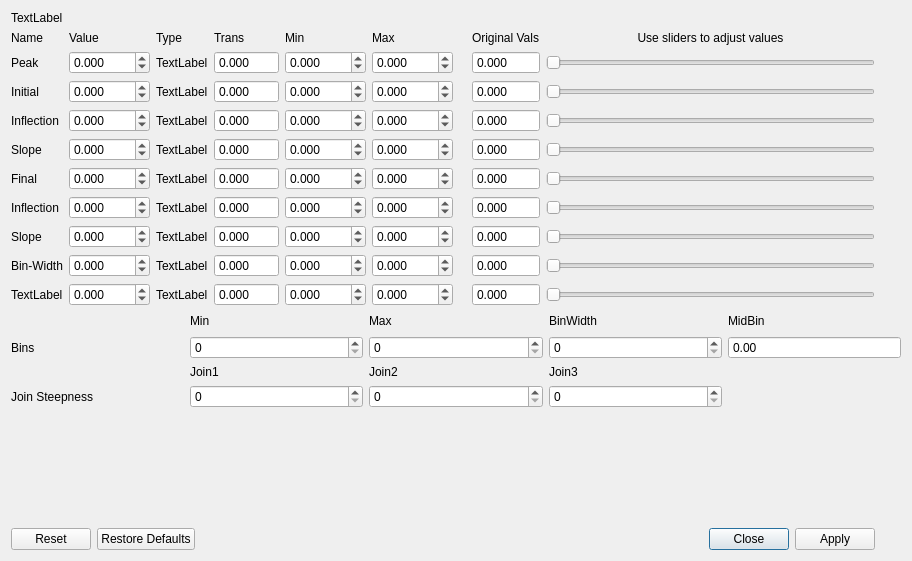
<?xml version="1.0" encoding="UTF-8"?>
<ui version="4.0">
 <class>equationDialog</class>
 <widget class="QDialog" name="equationDialog">
  <property name="geometry">
   <rect>
    <x>0</x>
    <y>0</y>
    <width>912</width>
    <height>561</height>
   </rect>
  </property>
  <property name="windowTitle">
   <string>Dialog</string>
  </property>
  <layout class="QGridLayout" name="gridLayout_2">
   <item row="3" column="0">
    <widget class="QDialogButtonBox" name="buttonBox">
     <property name="orientation">
      <enum>Qt::Horizontal</enum>
     </property>
     <property name="standardButtons">
      <set>QDialogButtonBox::Apply|QDialogButtonBox::Close|QDialogButtonBox::Reset|QDialogButtonBox::RestoreDefaults</set>
     </property>
     <property name="centerButtons">
      <bool>false</bool>
     </property>
    </widget>
   </item>
   <item row="1" column="1">
    <spacer name="horizontalSpacer_2">
     <property name="orientation">
      <enum>Qt::Horizontal</enum>
     </property>
     <property name="sizeType">
      <enum>QSizePolicy::Minimum</enum>
     </property>
     <property name="sizeHint" stdset="0">
      <size>
       <width>20</width>
       <height>18</height>
      </size>
     </property>
    </spacer>
   </item>
   <item row="1" column="0">
    <layout class="QGridLayout" name="gridLayout_sliders">
     <item row="7" column="4">
      <widget class="QDoubleSpinBox" name="doubleSpinBox_7_min">
       <property name="decimals">
        <number>3</number>
       </property>
       <property name="minimum">
        <double>-2000.000000000000000</double>
       </property>
       <property name="maximum">
        <double>2000.000000000000000</double>
       </property>
      </widget>
     </item>
     <item row="5" column="5">
      <widget class="QDoubleSpinBox" name="doubleSpinBox_5_max">
       <property name="decimals">
        <number>3</number>
       </property>
       <property name="minimum">
        <double>-2000.000000000000000</double>
       </property>
       <property name="maximum">
        <double>2000.000000000000000</double>
       </property>
      </widget>
     </item>
     <item row="2" column="4">
      <widget class="QDoubleSpinBox" name="doubleSpinBox_2_min">
       <property name="decimals">
        <number>3</number>
       </property>
       <property name="minimum">
        <double>-2000.000000000000000</double>
       </property>
       <property name="maximum">
        <double>2000.000000000000000</double>
       </property>
      </widget>
     </item>
     <item row="8" column="3">
      <widget class="QDoubleSpinBox" name="doubleSpinBox_8_trans">
       <property name="readOnly">
        <bool>true</bool>
       </property>
       <property name="buttonSymbols">
        <enum>QAbstractSpinBox::NoButtons</enum>
       </property>
       <property name="decimals">
        <number>3</number>
       </property>
       <property name="minimum">
        <double>-2000.000000000000000</double>
       </property>
       <property name="maximum">
        <double>2000.000000000000000</double>
       </property>
      </widget>
     </item>
     <item row="6" column="3">
      <widget class="QDoubleSpinBox" name="doubleSpinBox_6_trans">
       <property name="readOnly">
        <bool>true</bool>
       </property>
       <property name="buttonSymbols">
        <enum>QAbstractSpinBox::NoButtons</enum>
       </property>
       <property name="decimals">
        <number>3</number>
       </property>
       <property name="minimum">
        <double>-2000.000000000000000</double>
       </property>
       <property name="maximum">
        <double>2000.000000000000000</double>
       </property>
      </widget>
     </item>
     <item row="5" column="3">
      <widget class="QDoubleSpinBox" name="doubleSpinBox_5_trans">
       <property name="readOnly">
        <bool>true</bool>
       </property>
       <property name="buttonSymbols">
        <enum>QAbstractSpinBox::NoButtons</enum>
       </property>
       <property name="decimals">
        <number>3</number>
       </property>
       <property name="minimum">
        <double>-2000.000000000000000</double>
       </property>
       <property name="maximum">
        <double>2000.000000000000000</double>
       </property>
      </widget>
     </item>
     <item row="8" column="1">
      <widget class="QDoubleSpinBox" name="doubleSpinBox_8_value">
       <property name="decimals">
        <number>3</number>
       </property>
       <property name="minimum">
        <double>-2000.000000000000000</double>
       </property>
       <property name="maximum">
        <double>2000.000000000000000</double>
       </property>
      </widget>
     </item>
     <item row="4" column="3">
      <widget class="QDoubleSpinBox" name="doubleSpinBox_4_trans">
       <property name="readOnly">
        <bool>true</bool>
       </property>
       <property name="buttonSymbols">
        <enum>QAbstractSpinBox::NoButtons</enum>
       </property>
       <property name="decimals">
        <number>3</number>
       </property>
       <property name="minimum">
        <double>-2000.000000000000000</double>
       </property>
       <property name="maximum">
        <double>2000.000000000000000</double>
       </property>
      </widget>
     </item>
     <item row="7" column="1">
      <widget class="QDoubleSpinBox" name="doubleSpinBox_7_value">
       <property name="decimals">
        <number>3</number>
       </property>
       <property name="minimum">
        <double>-2000.000000000000000</double>
       </property>
       <property name="maximum">
        <double>2000.000000000000000</double>
       </property>
      </widget>
     </item>
     <item row="3" column="3">
      <widget class="QDoubleSpinBox" name="doubleSpinBox_3_trans">
       <property name="readOnly">
        <bool>true</bool>
       </property>
       <property name="buttonSymbols">
        <enum>QAbstractSpinBox::NoButtons</enum>
       </property>
       <property name="decimals">
        <number>3</number>
       </property>
       <property name="minimum">
        <double>-2000.000000000000000</double>
       </property>
       <property name="maximum">
        <double>2000.000000000000000</double>
       </property>
      </widget>
     </item>
     <item row="2" column="3">
      <widget class="QDoubleSpinBox" name="doubleSpinBox_2_trans">
       <property name="readOnly">
        <bool>true</bool>
       </property>
       <property name="buttonSymbols">
        <enum>QAbstractSpinBox::NoButtons</enum>
       </property>
       <property name="decimals">
        <number>3</number>
       </property>
       <property name="minimum">
        <double>-2000.000000000000000</double>
       </property>
       <property name="maximum">
        <double>2000.000000000000000</double>
       </property>
      </widget>
     </item>
     <item row="4" column="5">
      <widget class="QDoubleSpinBox" name="doubleSpinBox_4_max">
       <property name="decimals">
        <number>3</number>
       </property>
       <property name="minimum">
        <double>-2000.000000000000000</double>
       </property>
       <property name="maximum">
        <double>2000.000000000000000</double>
       </property>
      </widget>
     </item>
     <item row="3" column="5">
      <widget class="QDoubleSpinBox" name="doubleSpinBox_3_max">
       <property name="decimals">
        <number>3</number>
       </property>
       <property name="minimum">
        <double>-2000.000000000000000</double>
       </property>
       <property name="maximum">
        <double>2000.000000000000000</double>
       </property>
      </widget>
     </item>
     <item row="6" column="5">
      <widget class="QDoubleSpinBox" name="doubleSpinBox_6_max">
       <property name="decimals">
        <number>3</number>
       </property>
       <property name="minimum">
        <double>-2000.000000000000000</double>
       </property>
       <property name="maximum">
        <double>2000.000000000000000</double>
       </property>
      </widget>
     </item>
     <item row="2" column="5">
      <widget class="QDoubleSpinBox" name="doubleSpinBox_2_max">
       <property name="decimals">
        <number>3</number>
       </property>
       <property name="minimum">
        <double>-2000.000000000000000</double>
       </property>
       <property name="maximum">
        <double>2000.000000000000000</double>
       </property>
      </widget>
     </item>
     <item row="5" column="1">
      <widget class="QDoubleSpinBox" name="doubleSpinBox_5_value">
       <property name="decimals">
        <number>3</number>
       </property>
       <property name="minimum">
        <double>-2000.000000000000000</double>
       </property>
       <property name="maximum">
        <double>2000.000000000000000</double>
       </property>
      </widget>
     </item>
     <item row="8" column="4">
      <widget class="QDoubleSpinBox" name="doubleSpinBox_8_min">
       <property name="decimals">
        <number>3</number>
       </property>
       <property name="minimum">
        <double>-2000.000000000000000</double>
       </property>
       <property name="maximum">
        <double>2000.000000000000000</double>
       </property>
      </widget>
     </item>
     <item row="7" column="7">
      <widget class="QDoubleSpinBox" name="doubleSpinBox_7_input">
       <property name="readOnly">
        <bool>true</bool>
       </property>
       <property name="buttonSymbols">
        <enum>QAbstractSpinBox::NoButtons</enum>
       </property>
       <property name="decimals">
        <number>3</number>
       </property>
       <property name="minimum">
        <double>-2000.000000000000000</double>
       </property>
       <property name="maximum">
        <double>2000.000000000000000</double>
       </property>
      </widget>
     </item>
     <item row="6" column="7">
      <widget class="QDoubleSpinBox" name="doubleSpinBox_6_input">
       <property name="readOnly">
        <bool>true</bool>
       </property>
       <property name="buttonSymbols">
        <enum>QAbstractSpinBox::NoButtons</enum>
       </property>
       <property name="decimals">
        <number>3</number>
       </property>
       <property name="minimum">
        <double>-2000.000000000000000</double>
       </property>
       <property name="maximum">
        <double>2000.000000000000000</double>
       </property>
      </widget>
     </item>
     <item row="7" column="3">
      <widget class="QDoubleSpinBox" name="doubleSpinBox_7_trans">
       <property name="readOnly">
        <bool>true</bool>
       </property>
       <property name="buttonSymbols">
        <enum>QAbstractSpinBox::NoButtons</enum>
       </property>
       <property name="decimals">
        <number>3</number>
       </property>
       <property name="minimum">
        <double>-2000.000000000000000</double>
       </property>
       <property name="maximum">
        <double>2000.000000000000000</double>
       </property>
      </widget>
     </item>
     <item row="6" column="4">
      <widget class="QDoubleSpinBox" name="doubleSpinBox_6_min">
       <property name="decimals">
        <number>3</number>
       </property>
       <property name="minimum">
        <double>-2000.000000000000000</double>
       </property>
       <property name="maximum">
        <double>2000.000000000000000</double>
       </property>
      </widget>
     </item>
     <item row="5" column="7">
      <widget class="QDoubleSpinBox" name="doubleSpinBox_5_input">
       <property name="readOnly">
        <bool>true</bool>
       </property>
       <property name="buttonSymbols">
        <enum>QAbstractSpinBox::NoButtons</enum>
       </property>
       <property name="decimals">
        <number>3</number>
       </property>
       <property name="minimum">
        <double>-2000.000000000000000</double>
       </property>
       <property name="maximum">
        <double>2000.000000000000000</double>
       </property>
      </widget>
     </item>
     <item row="7" column="5">
      <widget class="QDoubleSpinBox" name="doubleSpinBox_7_max">
       <property name="decimals">
        <number>3</number>
       </property>
       <property name="minimum">
        <double>-2000.000000000000000</double>
       </property>
       <property name="maximum">
        <double>2000.000000000000000</double>
       </property>
      </widget>
     </item>
     <item row="4" column="7">
      <widget class="QDoubleSpinBox" name="doubleSpinBox_4_input">
       <property name="readOnly">
        <bool>true</bool>
       </property>
       <property name="buttonSymbols">
        <enum>QAbstractSpinBox::NoButtons</enum>
       </property>
       <property name="decimals">
        <number>3</number>
       </property>
       <property name="minimum">
        <double>-2000.000000000000000</double>
       </property>
       <property name="maximum">
        <double>2000.000000000000000</double>
       </property>
      </widget>
     </item>
     <item row="5" column="4">
      <widget class="QDoubleSpinBox" name="doubleSpinBox_5_min">
       <property name="decimals">
        <number>3</number>
       </property>
       <property name="minimum">
        <double>-2000.000000000000000</double>
       </property>
       <property name="maximum">
        <double>2000.000000000000000</double>
       </property>
      </widget>
     </item>
     <item row="8" column="5">
      <widget class="QDoubleSpinBox" name="doubleSpinBox_8_max">
       <property name="decimals">
        <number>3</number>
       </property>
       <property name="minimum">
        <double>-2000.000000000000000</double>
       </property>
       <property name="maximum">
        <double>2000.000000000000000</double>
       </property>
      </widget>
     </item>
     <item row="4" column="4">
      <widget class="QDoubleSpinBox" name="doubleSpinBox_4_min">
       <property name="decimals">
        <number>3</number>
       </property>
       <property name="minimum">
        <double>-2000.000000000000000</double>
       </property>
       <property name="maximum">
        <double>2000.000000000000000</double>
       </property>
      </widget>
     </item>
     <item row="3" column="4">
      <widget class="QDoubleSpinBox" name="doubleSpinBox_3_min">
       <property name="decimals">
        <number>3</number>
       </property>
       <property name="minimum">
        <double>-2000.000000000000000</double>
       </property>
       <property name="maximum">
        <double>2000.000000000000000</double>
       </property>
      </widget>
     </item>
     <item row="8" column="7">
      <widget class="QDoubleSpinBox" name="doubleSpinBox_8_input">
       <property name="readOnly">
        <bool>true</bool>
       </property>
       <property name="buttonSymbols">
        <enum>QAbstractSpinBox::NoButtons</enum>
       </property>
       <property name="decimals">
        <number>3</number>
       </property>
       <property name="minimum">
        <double>-2000.000000000000000</double>
       </property>
       <property name="maximum">
        <double>2000.000000000000000</double>
       </property>
      </widget>
     </item>
     <item row="1" column="7">
      <widget class="QDoubleSpinBox" name="doubleSpinBox_1_input">
       <property name="readOnly">
        <bool>true</bool>
       </property>
       <property name="buttonSymbols">
        <enum>QAbstractSpinBox::NoButtons</enum>
       </property>
       <property name="decimals">
        <number>3</number>
       </property>
       <property name="minimum">
        <double>-2000.000000000000000</double>
       </property>
       <property name="maximum">
        <double>2000.000000000000000</double>
       </property>
      </widget>
     </item>
     <item row="2" column="0">
      <widget class="QLabel" name="label_2_name">
       <property name="text">
        <string>Initial</string>
       </property>
      </widget>
     </item>
     <item row="0" column="5">
      <widget class="QLabel" name="label_max">
       <property name="text">
        <string>Max</string>
       </property>
      </widget>
     </item>
     <item row="2" column="2">
      <widget class="QLabel" name="label_2_type">
       <property name="text">
        <string>TextLabel</string>
       </property>
      </widget>
     </item>
     <item row="8" column="8">
      <widget class="QSlider" name="horizontalSlider_8">
       <property name="maximum">
        <number>100</number>
       </property>
       <property name="orientation">
        <enum>Qt::Horizontal</enum>
       </property>
      </widget>
     </item>
     <item row="5" column="0">
      <widget class="QLabel" name="label_5_name">
       <property name="text">
        <string>Final</string>
       </property>
      </widget>
     </item>
     <item row="2" column="1">
      <widget class="QDoubleSpinBox" name="doubleSpinBox_2_value">
       <property name="decimals">
        <number>3</number>
       </property>
       <property name="minimum">
        <double>-2000.000000000000000</double>
       </property>
       <property name="maximum">
        <double>2000.000000000000000</double>
       </property>
      </widget>
     </item>
     <item row="4" column="8">
      <widget class="QSlider" name="horizontalSlider_4">
       <property name="maximum">
        <number>100</number>
       </property>
       <property name="orientation">
        <enum>Qt::Horizontal</enum>
       </property>
      </widget>
     </item>
     <item row="4" column="1">
      <widget class="QDoubleSpinBox" name="doubleSpinBox_4_value">
       <property name="decimals">
        <number>3</number>
       </property>
       <property name="minimum">
        <double>-2000.000000000000000</double>
       </property>
       <property name="maximum">
        <double>2000.000000000000000</double>
       </property>
      </widget>
     </item>
     <item row="7" column="0">
      <widget class="QLabel" name="label_7_name">
       <property name="text">
        <string>Slope</string>
       </property>
      </widget>
     </item>
     <item row="0" column="7">
      <widget class="QLabel" name="label_input">
       <property name="text">
        <string>Original Vals</string>
       </property>
      </widget>
     </item>
     <item row="6" column="0">
      <widget class="QLabel" name="label_6_name">
       <property name="text">
        <string>Inflection</string>
       </property>
      </widget>
     </item>
     <item row="0" column="0">
      <widget class="QLabel" name="label_name">
       <property name="text">
        <string>Name</string>
       </property>
      </widget>
     </item>
     <item row="0" column="8">
      <widget class="QLabel" name="label_sliders">
       <property name="text">
        <string>Use sliders to adjust values</string>
       </property>
       <property name="alignment">
        <set>Qt::AlignCenter</set>
       </property>
      </widget>
     </item>
     <item row="0" column="4">
      <widget class="QLabel" name="label_min">
       <property name="text">
        <string>Min</string>
       </property>
      </widget>
     </item>
     <item row="1" column="4">
      <widget class="QDoubleSpinBox" name="doubleSpinBox_1_min">
       <property name="readOnly">
        <bool>false</bool>
       </property>
       <property name="buttonSymbols">
        <enum>QAbstractSpinBox::UpDownArrows</enum>
       </property>
       <property name="decimals">
        <number>3</number>
       </property>
       <property name="minimum">
        <double>-2000.000000000000000</double>
       </property>
       <property name="maximum">
        <double>2000.000000000000000</double>
       </property>
      </widget>
     </item>
     <item row="3" column="1">
      <widget class="QDoubleSpinBox" name="doubleSpinBox_3_value">
       <property name="decimals">
        <number>3</number>
       </property>
       <property name="minimum">
        <double>-2000.000000000000000</double>
       </property>
       <property name="maximum">
        <double>2000.000000000000000</double>
       </property>
      </widget>
     </item>
     <item row="0" column="2">
      <widget class="QLabel" name="label_type">
       <property name="text">
        <string>Type</string>
       </property>
      </widget>
     </item>
     <item row="0" column="3">
      <widget class="QLabel" name="label_trans">
       <property name="text">
        <string>Trans</string>
       </property>
      </widget>
     </item>
     <item row="7" column="8">
      <widget class="QSlider" name="horizontalSlider_7">
       <property name="maximum">
        <number>100</number>
       </property>
       <property name="orientation">
        <enum>Qt::Horizontal</enum>
       </property>
      </widget>
     </item>
     <item row="2" column="8">
      <widget class="QSlider" name="horizontalSlider_2">
       <property name="maximum">
        <number>100</number>
       </property>
       <property name="orientation">
        <enum>Qt::Horizontal</enum>
       </property>
      </widget>
     </item>
     <item row="1" column="0">
      <widget class="QLabel" name="label_1_name">
       <property name="text">
        <string>Peak</string>
       </property>
      </widget>
     </item>
     <item row="8" column="0">
      <widget class="QLabel" name="label_8_name">
       <property name="text">
        <string>Bin-Width</string>
       </property>
      </widget>
     </item>
     <item row="4" column="0">
      <widget class="QLabel" name="label_4_name">
       <property name="text">
        <string>Slope</string>
       </property>
      </widget>
     </item>
     <item row="3" column="0">
      <widget class="QLabel" name="label_3_name">
       <property name="text">
        <string>Inflection</string>
       </property>
      </widget>
     </item>
     <item row="6" column="1">
      <widget class="QDoubleSpinBox" name="doubleSpinBox_6_value">
       <property name="decimals">
        <number>3</number>
       </property>
       <property name="minimum">
        <double>-2000.000000000000000</double>
       </property>
       <property name="maximum">
        <double>2000.000000000000000</double>
       </property>
      </widget>
     </item>
     <item row="0" column="1">
      <widget class="QLabel" name="label_value">
       <property name="text">
        <string>Value</string>
       </property>
      </widget>
     </item>
     <item row="1" column="2">
      <widget class="QLabel" name="label_1_type">
       <property name="text">
        <string>TextLabel</string>
       </property>
      </widget>
     </item>
     <item row="1" column="3">
      <widget class="QDoubleSpinBox" name="doubleSpinBox_1_trans">
       <property name="readOnly">
        <bool>true</bool>
       </property>
       <property name="buttonSymbols">
        <enum>QAbstractSpinBox::NoButtons</enum>
       </property>
       <property name="decimals">
        <number>3</number>
       </property>
       <property name="minimum">
        <double>-2000.000000000000000</double>
       </property>
       <property name="maximum">
        <double>2000.000000000000000</double>
       </property>
      </widget>
     </item>
     <item row="3" column="8">
      <widget class="QSlider" name="horizontalSlider_3">
       <property name="maximum">
        <number>100</number>
       </property>
       <property name="orientation">
        <enum>Qt::Horizontal</enum>
       </property>
      </widget>
     </item>
     <item row="1" column="1">
      <widget class="QDoubleSpinBox" name="doubleSpinBox_1_value">
       <property name="decimals">
        <number>3</number>
       </property>
       <property name="minimum">
        <double>-2000.000000000000000</double>
       </property>
       <property name="maximum">
        <double>2000.000000000000000</double>
       </property>
      </widget>
     </item>
     <item row="1" column="5">
      <widget class="QDoubleSpinBox" name="doubleSpinBox_1_max">
       <property name="readOnly">
        <bool>false</bool>
       </property>
       <property name="buttonSymbols">
        <enum>QAbstractSpinBox::UpDownArrows</enum>
       </property>
       <property name="decimals">
        <number>3</number>
       </property>
       <property name="minimum">
        <double>-2000.000000000000000</double>
       </property>
       <property name="maximum">
        <double>2000.000000000000000</double>
       </property>
      </widget>
     </item>
     <item row="8" column="2">
      <widget class="QLabel" name="label_8_type">
       <property name="text">
        <string>TextLabel</string>
       </property>
      </widget>
     </item>
     <item row="4" column="2">
      <widget class="QLabel" name="label_4_type">
       <property name="text">
        <string>TextLabel</string>
       </property>
      </widget>
     </item>
     <item row="3" column="2">
      <widget class="QLabel" name="label_3_type">
       <property name="text">
        <string>TextLabel</string>
       </property>
      </widget>
     </item>
     <item row="2" column="7">
      <widget class="QDoubleSpinBox" name="doubleSpinBox_2_input">
       <property name="buttonSymbols">
        <enum>QAbstractSpinBox::NoButtons</enum>
       </property>
       <property name="decimals">
        <number>3</number>
       </property>
       <property name="minimum">
        <double>-2000.000000000000000</double>
       </property>
       <property name="maximum">
        <double>2000.000000000000000</double>
       </property>
      </widget>
     </item>
     <item row="5" column="2">
      <widget class="QLabel" name="label_5_type">
       <property name="text">
        <string>TextLabel</string>
       </property>
      </widget>
     </item>
     <item row="7" column="2">
      <widget class="QLabel" name="label_7_type">
       <property name="text">
        <string>TextLabel</string>
       </property>
      </widget>
     </item>
     <item row="1" column="8">
      <widget class="QSlider" name="horizontalSlider_1">
       <property name="maximum">
        <number>100</number>
       </property>
       <property name="orientation">
        <enum>Qt::Horizontal</enum>
       </property>
      </widget>
     </item>
     <item row="6" column="8">
      <widget class="QSlider" name="horizontalSlider_6">
       <property name="maximum">
        <number>100</number>
       </property>
       <property name="orientation">
        <enum>Qt::Horizontal</enum>
       </property>
      </widget>
     </item>
     <item row="0" column="6">
      <widget class="QLabel" name="label">
       <property name="text">
        <string/>
       </property>
      </widget>
     </item>
     <item row="6" column="2">
      <widget class="QLabel" name="label_6_type">
       <property name="text">
        <string>TextLabel</string>
       </property>
      </widget>
     </item>
     <item row="5" column="8">
      <widget class="QSlider" name="horizontalSlider_5">
       <property name="maximum">
        <number>100</number>
       </property>
       <property name="orientation">
        <enum>Qt::Horizontal</enum>
       </property>
      </widget>
     </item>
     <item row="3" column="7">
      <widget class="QDoubleSpinBox" name="doubleSpinBox_3_input">
       <property name="readOnly">
        <bool>true</bool>
       </property>
       <property name="buttonSymbols">
        <enum>QAbstractSpinBox::NoButtons</enum>
       </property>
       <property name="decimals">
        <number>3</number>
       </property>
       <property name="minimum">
        <double>-2000.000000000000000</double>
       </property>
       <property name="maximum">
        <double>2000.000000000000000</double>
       </property>
      </widget>
     </item>
     <item row="9" column="8">
      <widget class="QSlider" name="horizontalSlider_9">
       <property name="minimum">
        <number>0</number>
       </property>
       <property name="maximum">
        <number>100</number>
       </property>
       <property name="orientation">
        <enum>Qt::Horizontal</enum>
       </property>
      </widget>
     </item>
     <item row="9" column="7">
      <widget class="QDoubleSpinBox" name="doubleSpinBox_9_input">
       <property name="readOnly">
        <bool>true</bool>
       </property>
       <property name="buttonSymbols">
        <enum>QAbstractSpinBox::NoButtons</enum>
       </property>
       <property name="decimals">
        <number>3</number>
       </property>
       <property name="minimum">
        <double>-2000.000000000000000</double>
       </property>
       <property name="maximum">
        <double>2000.000000000000000</double>
       </property>
      </widget>
     </item>
     <item row="9" column="5">
      <widget class="QDoubleSpinBox" name="doubleSpinBox_9_max">
       <property name="decimals">
        <number>3</number>
       </property>
       <property name="minimum">
        <double>-2000.000000000000000</double>
       </property>
       <property name="maximum">
        <double>2000.000000000000000</double>
       </property>
      </widget>
     </item>
     <item row="9" column="4">
      <widget class="QDoubleSpinBox" name="doubleSpinBox_9_min">
       <property name="decimals">
        <number>3</number>
       </property>
       <property name="minimum">
        <double>-2000.000000000000000</double>
       </property>
       <property name="maximum">
        <double>2000.000000000000000</double>
       </property>
      </widget>
     </item>
     <item row="9" column="3">
      <widget class="QDoubleSpinBox" name="doubleSpinBox_9_trans">
       <property name="readOnly">
        <bool>true</bool>
       </property>
       <property name="buttonSymbols">
        <enum>QAbstractSpinBox::NoButtons</enum>
       </property>
       <property name="decimals">
        <number>3</number>
       </property>
       <property name="minimum">
        <double>-2000.000000000000000</double>
       </property>
       <property name="maximum">
        <double>2005.000000000000000</double>
       </property>
      </widget>
     </item>
     <item row="9" column="1">
      <widget class="QDoubleSpinBox" name="doubleSpinBox_9_value">
       <property name="decimals">
        <number>3</number>
       </property>
       <property name="minimum">
        <double>-2000.000000000000000</double>
       </property>
       <property name="maximum">
        <double>2000.000000000000000</double>
       </property>
      </widget>
     </item>
     <item row="9" column="0">
      <widget class="QLabel" name="label_9_name">
       <property name="text">
        <string>TextLabel</string>
       </property>
      </widget>
     </item>
     <item row="9" column="2">
      <widget class="QLabel" name="label_9_type">
       <property name="text">
        <string>TextLabel</string>
       </property>
      </widget>
     </item>
    </layout>
   </item>
   <item row="2" column="0" colspan="2">
    <layout class="QGridLayout" name="gridLayout">
     <item row="0" column="0">
      <layout class="QGridLayout" name="gridLayout_values">
       <item row="1" column="2">
        <widget class="QSpinBox" name="spinBox_bins_max"/>
       </item>
       <item row="1" column="3">
        <widget class="QSpinBox" name="spinBox_bins_width"/>
       </item>
       <item row="0" column="4">
        <widget class="QLabel" name="label_bins_midbin">
         <property name="minimumSize">
          <size>
           <width>50</width>
           <height>18</height>
          </size>
         </property>
         <property name="text">
          <string>MidBin</string>
         </property>
        </widget>
       </item>
       <item row="1" column="1">
        <widget class="QSpinBox" name="spinBox_bins_min"/>
       </item>
       <item row="3" column="1">
        <widget class="QSpinBox" name="spinBox_steep_join1"/>
       </item>
       <item row="3" column="2">
        <widget class="QSpinBox" name="spinBox_steep_join2"/>
       </item>
       <item row="3" column="3">
        <widget class="QSpinBox" name="spinBox_steep_join3"/>
       </item>
       <item row="2" column="1">
        <widget class="QLabel" name="label_steep_join1">
         <property name="text">
          <string>Join1</string>
         </property>
        </widget>
       </item>
       <item row="2" column="2">
        <widget class="QLabel" name="label_steep_join2">
         <property name="text">
          <string>Join2</string>
         </property>
        </widget>
       </item>
       <item row="2" column="3">
        <widget class="QLabel" name="label_steep_join3">
         <property name="text">
          <string>Join3</string>
         </property>
        </widget>
       </item>
       <item row="0" column="2">
        <widget class="QLabel" name="label_bins_max">
         <property name="minimumSize">
          <size>
           <width>50</width>
           <height>18</height>
          </size>
         </property>
         <property name="text">
          <string>Max</string>
         </property>
        </widget>
       </item>
       <item row="0" column="3">
        <widget class="QLabel" name="label_bins_width">
         <property name="minimumSize">
          <size>
           <width>50</width>
           <height>18</height>
          </size>
         </property>
         <property name="text">
          <string>BinWidth</string>
         </property>
        </widget>
       </item>
       <item row="0" column="1">
        <widget class="QLabel" name="label_bins_min">
         <property name="minimumSize">
          <size>
           <width>50</width>
           <height>18</height>
          </size>
         </property>
         <property name="text">
          <string>Min</string>
         </property>
        </widget>
       </item>
       <item row="3" column="0">
        <widget class="QLabel" name="label_steepness">
         <property name="text">
          <string>Join Steepness</string>
         </property>
        </widget>
       </item>
       <item row="1" column="0">
        <widget class="QLabel" name="label_bins">
         <property name="text">
          <string>Bins</string>
         </property>
        </widget>
       </item>
       <item row="1" column="4">
        <widget class="QDoubleSpinBox" name="doubleSpinBox_bins_midbin">
         <property name="readOnly">
          <bool>true</bool>
         </property>
         <property name="buttonSymbols">
          <enum>QAbstractSpinBox::NoButtons</enum>
         </property>
         <property name="maximum">
          <double>1.000000000000000</double>
         </property>
        </widget>
       </item>
      </layout>
     </item>
     <item row="1" column="0">
      <spacer name="verticalSpacer">
       <property name="orientation">
        <enum>Qt::Vertical</enum>
       </property>
       <property name="sizeHint" stdset="0">
        <size>
         <width>20</width>
         <height>40</height>
        </size>
       </property>
      </spacer>
     </item>
     <item row="0" column="1" rowspan="2">
      <layout class="QVBoxLayout" name="verticalLayout_graph"/>
     </item>
    </layout>
   </item>
   <item row="0" column="0">
    <layout class="QHBoxLayout" name="horizontalLayout_title">
     <item>
      <widget class="QLabel" name="label_title">
       <property name="text">
        <string>TextLabel</string>
       </property>
      </widget>
     </item>
    </layout>
   </item>
  </layout>
 </widget>
 <resources/>
 <connections>
  <connection>
   <sender>buttonBox</sender>
   <signal>accepted()</signal>
   <receiver>equationDialog</receiver>
   <slot>accept()</slot>
   <hints>
    <hint type="sourcelabel">
     <x>328</x>
     <y>524</y>
    </hint>
    <hint type="destinationlabel">
     <x>143</x>
     <y>468</y>
    </hint>
   </hints>
  </connection>
  <connection>
   <sender>buttonBox</sender>
   <signal>rejected()</signal>
   <receiver>equationDialog</receiver>
   <slot>reject()</slot>
   <hints>
    <hint type="sourcelabel">
     <x>396</x>
     <y>530</y>
    </hint>
    <hint type="destinationlabel">
     <x>281</x>
     <y>429</y>
    </hint>
   </hints>
  </connection>
 </connections>
</ui>
